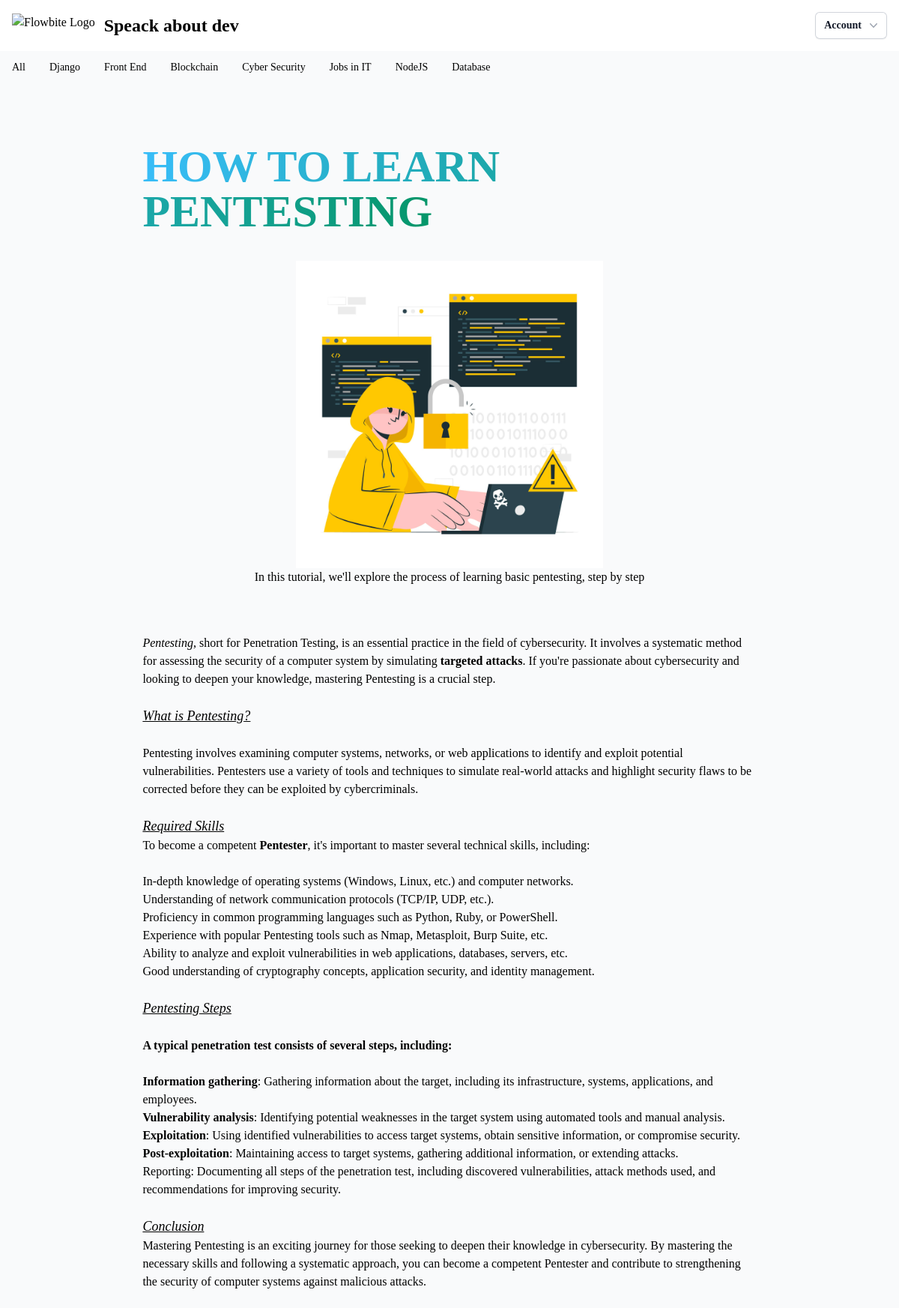
The page /posts/3/ (signed in) on the database its author committed.
### posts/models.py (models this page shows, shortened)
class Post(models.Model):
    user = models.ForeignKey(settings.AUTH_USER_MODEL, on_delete=models.CASCADE)
    image = models.ImageField(upload_to='images/%y/%m/%d')
    caption = models.CharField(blank=True,max_length=200)
    title = models.CharField(max_length=200)
    slug = models.SlugField(max_length=200, blank=True)
    created = models.DateField(auto_now_add=True)
    content = SummernoteTextField()

### posts/views.py (the view)
# urls.py: path('<int:id>/', views.post_detail, name='post_detail'),
@login_required
def post_detail(request, id):
    post = Post.objects.get(id = id)
    return render(request, 'posts/post_detail.html', {'post':post})

### posts/templates/posts/post_detail.html (shortened to what this page needs)
{% extends "base.html" %}
{% block content %}
<div class='flex flex-col items-center mx-[10%] '>
    <div class='mb-5'>
        <h1 class="mb-4 text-3xl font-extrabold text-gray-900 dark:text-white md:text-5xl lg:text-6xl">
            <span class="text-transparent bg-clip-text bg-gradient-to-r to-emerald-600 from-sky-400">
                {{ post.title}}</span>
                </h1>
    </div>
    <img class="w-[50%]" src="{{ post.image.url }}" />
    <div class='mb-10'>{{ post.caption}}</div>
    <div class='mb-10'>{{ post.content | safe }}</div>
{% endblock content %}

### rows shown on the page
Post: image (picture), caption "In this tutorial, we'll explore the process of learning basic pentesting, step by step", content "Pentesting , short for Penetration Testing, is an essential practice in the field of cybersecurity. It involves a systematic method for assessing the security of a computer system by simulating targeted attacks . If you're passionate about cybersecurity and looking to deepen your knowledge, mastering Pentesting is a crucial step. What is Pentesting? Pentesting involves examining computer systems, networks, or web applications to identify and exploit potential vulnerabilities. Pentesters use a variety of tools and techniques to simulate real-world attacks and highlight security flaws to be corrected before they can be exploited by cybercriminals. Required Skills To become a competent…"
